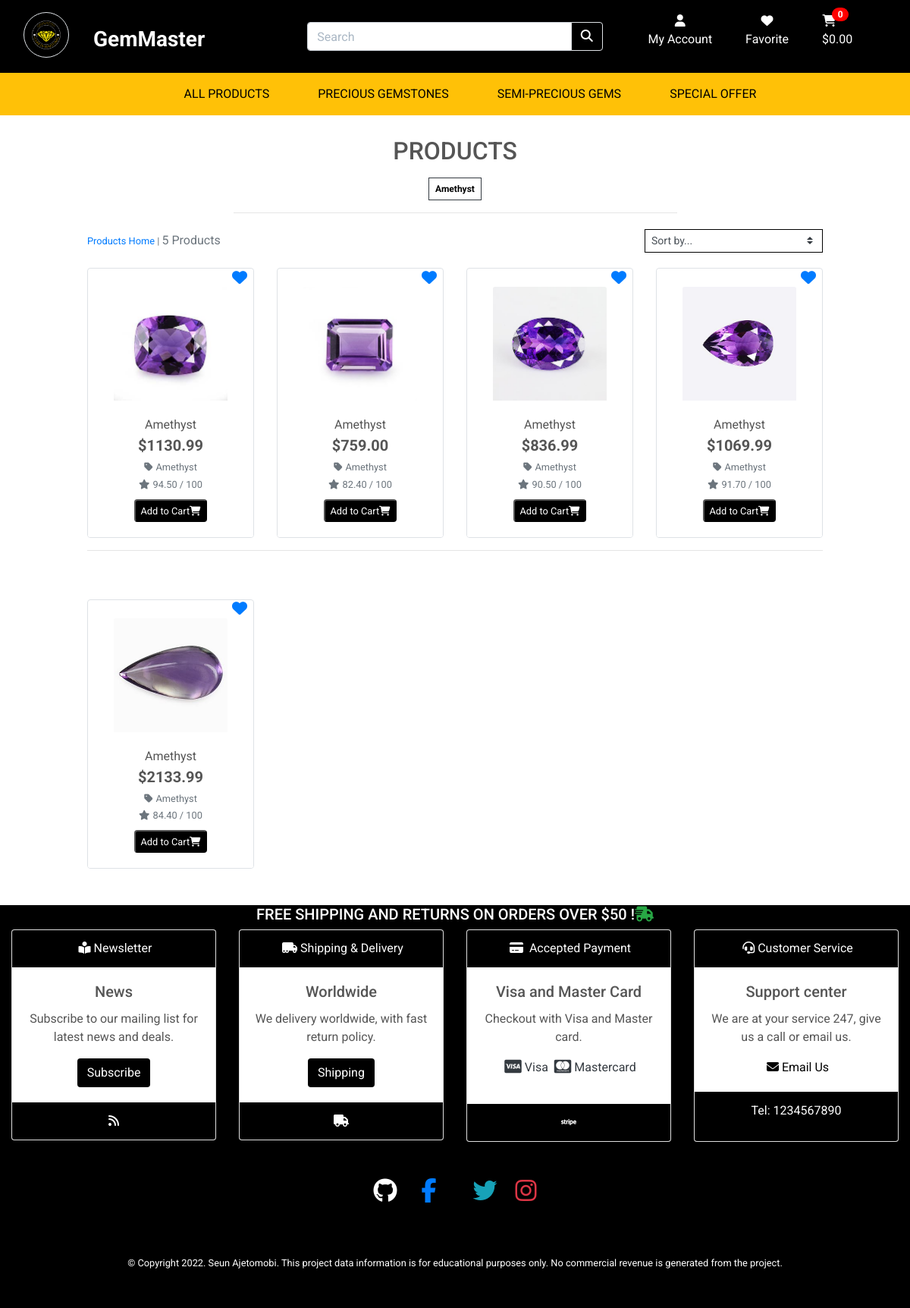
Page /products/?category=amethyst on the committed database.
### products/models.py (models this page shows, shortened)
class Category(models.Model):
    class Meta:
        verbose_name_plural = 'Categories'
    name = models.CharField(max_length=254)
    friendly_name = models.CharField(max_length=254, null=True, blank=True)

class Product(models.Model):
    category = models.ForeignKey('Category', null=True, blank=True, on_delete=models.SET_NULL)
    sku = models.CharField(max_length=254, null=True, blank=True)
    name = models.CharField(max_length=254)
    description = models.TextField()
    price = models.DecimalField(max_digits=6, decimal_places=2)
    rating = models.DecimalField(max_digits=6, decimal_places=2, null=True, blank=True)
    image = models.ImageField(null=True, blank=True)

### products/views.py (the view, shortened to what this page needs)
# urls.py: path('', views.all_products, name='products'),
def all_products(request):
    products = Product.objects.all()
    query = None
    categories = None
    sort = None
    direction = None
    if request.GET:
        if 'category' in request.GET:
            categories = request.GET['category'].split(',')
            products = products.filter(category__name__in=categories)
            categories = Category.objects.filter(name__in=categories)
    current_sorting = f'{sort}_{direction}'
    context = {
        'products': products,
        'search_term': query,
        'current_categories': categories,
        'current_sorting': current_sorting,
    }
    return render(request, 'products/products.html', context)

### bag/contexts.py (called while the page is built, shortened)
def bag_contents(request):
    bag_items = []
    total = 0
    product_count = 0
    bag = request.session.get('bag', {})
    if total < settings.FREE_DELIVERY_THRESHOLD:
        delivery = total * Decimal(settings.STANDARD_DELIVERY_PERCENTAGE / 100)
        free_delivery_delta = settings.FREE_DELIVERY_THRESHOLD - total
    else:
        delivery = 0
        free_delivery_delta = 0
    grand_total = delivery + total
    context = {
        'bag_items': bag_items,
        'total': total,
        'product_count': product_count,
        'delivery': delivery,
        'free_delivery_delta': free_delivery_delta,
        'free_delivery_threshold': settings.FREE_DELIVERY_THRESHOLD,
        'grand_total': grand_total,
    }
    return context

### products/templates/products/products.html (shortened to what this page needs)
{% extends "base.html" %}
{% load static %}
{% block page_header %}
    <div class="container header-container">
    </div>
{% endblock %}
{% block content %}
    <div class="overlay"></div>
    <div class="container-fluid">
        <div class="row">
            <div class="col text-center mt-3">
                <h2 class="logo-font">Products</h2>
                {% for c in current_categories %}
                    <a class="category-badge text-decoration-none" href="{% url 'products' %}?category={{ c.name }}">
                        <span class="p-2 mt-2 badge badge-white text-black rounded-0 border border-dark">{{ c.friendly_name }}</span>
                    </a>
                {% endfor %}
                <hr class="w-50 mb-1">
            </div>
        </div>
        <div class="row">
            <div class="product-container col-10 offset-1">
                <div class="row mt-1 mb-2">
                    <div class="col-12 col-md-6 my-auto order-md-last d-flex justify-content-center justify-content-md-end">
                        <div class="sort-select-wrapper w-50">
                            <select id="sort-selector" class="custom-select custom-select-sm rounded-0 border border-{% if current_sorting != 'None_None' %}info{% else %}black{% endif %}">
                                <option value="reset" {% if current_sorting == 'None_None' %}selected{% endif %}>Sort by...</option>
                            </select>
                        </div>
                    </div>
                    <div class="col-12 col-md-6 order-md-first">
                        <p class="text-muted mt-3 text-center text-md-left">
                            {% if search_term or current_categories or current_sorting != 'None_None' %}
                                <span class="small"><a href="{% url 'products' %}">Products Home</a> | </span>
                            {% endif %}
                            {{ products|length }} Products{% if search_term %} found for <strong>"{{ search_term }}"</strong>{% endif %}
                        </p>
                    </div>
                </div>
                <div class="row">
                    {% for product in products %}
                        <div class="col-sm-6 col-md-6 col-lg-4 col-xl-3">
                            <div class="card h-100 border">
                                {% if product.image %}
                                <a href="{% url 'add_to_favorite' product.id %}" class="text-right"><i class="fas fa-heart fa-lg text-right py-2 px-2" id="btn-likes"></i></a>
                                <a href="{% url 'product_detail' product.id %}" class="text-center">
                                    <img class="card-img-top img-fluid" style="width:150px; height:150px;" src="{{ product.image.url }}" alt="{{ product.name }}">
                                </a>
                                {% else %}
                                <a href="{% url 'product_detail' product.id %}">
                                    <img class="card-img-top img-fluid" src="{{ MEDIA_URL }}noimage.png" alt="{{ product.name }}">
                                </a>
                                {% endif %}
                                <div class="card-body pb-0 text-center">
                                    <p class="mb-0">{{ product.name }}</p>
                                </div>
                                <div class="card-footer bg-white pt-0 border-0 text-center">
                                    <div class="row">
                                        <div class="col">
                                            <p class="lead mb-0 font-weight-bold">${{ product.price }}</p>
                                            {% if product.category %}
                                            <p class="small mt-1 mb-0">
                                                <a class="text-muted" href="{% url 'products' %}?category={{ product.category.name }}">
                                                    <i class="fas fa-tag mr-1"></i>{{ product.category.friendly_name }}
                                                </a>
                                            </p>
                                            {% endif %}
                                            {% if product.rating %}
                                                <small class="text-muted"><i class="fas fa-star mr-1"></i>{{ product.rating }} / 100</small>
                                            {% else %}
                                                <small class="text-muted">No Rating</small>
                                            {% endif %}
                                        </div>
                                    </div>
                                    <div>
                                        <button class="my-2 rounded bg-black"><a href="{% url 'product_detail' product.id %}" class="text-decoration-none text-white bold"><small>Add to Cart<i class="fas fa-shopping-cart"></i></small></a></button>
                                    </div>
                               </div>
                            </div>
                        </div>
                        {% if forloop.counter|divisibleby:4 %}
                            <div class="col-12 d-none d-xl-block mb-5">
                                <hr>
                            </div>
                        {% endif %}
                    {% endfor %}
                </div>
            </div>
        </div>
    </div>
    <div class="btt-button shadow-sm rounded-0 border border-black">
        <a class="btt-link d-flex h-100">
            <i class="fas fa-arrow-up text-black mx-auto my-auto"></i>
        </a>
    </div>
{% endblock %}

### static/css/base.css (style rules this page uses)
html { height: 100%; }
body { background: url('/static/image/colorful_gemstones.webp') no-repeat center center fixed; background-size: cover; height: calc(100vh - 164px); color: #555; font-family: 'Roboto', sans-serif; }
.logo-font { text-transform: uppercase; }
.text-black { color: #000 !important; }
.border-black { border: 1px solid black !important; }
.bg-black { background: #000 !important; }
.overlay { height: 100%; width: 100%; top: 0; left: 0; position: fixed; background: white; z-index: -1; }
.btt-button { height: 42px; width: 42px; position: fixed; bottom: 10px; right: 10px; }
.btt-link, .update-link, .remove-item { cursor: pointer; }
@media (min-width: 1200px) { .container { max-width: 80%; } }

### static/css/responsiveness.css (style rules this page uses)
@media (min-width: 1200px) { .container { max-width: 80%; } }
@media (min-width: 992px) { .header-container { padding-top: 124px; } }
@media (min-width: 992px) { .header-container { padding-top: 164px; } }

### rows in the picture
Category: friendly_name "Amethyst"
Product: image (picture), name "Amethyst", price "1130.99", category.friendly_name "Amethyst", rating "94.50"
Product: image (picture), name "Amethyst", price "759.00", category.friendly_name "Amethyst", rating "82.40"
Product: image (picture), name "Amethyst", price "836.99", category.friendly_name "Amethyst", rating "90.50"
Product: image (picture), name "Amethyst", price "1069.99", category.friendly_name "Amethyst", rating "91.70"
Product: image (picture), name "Amethyst", price "2133.99", category.friendly_name "Amethyst", rating "84.40"

### other values in the picture
{{ product_count }} "0"
{{ products|length }} "5"
{{ free_delivery_threshold }} "50"
